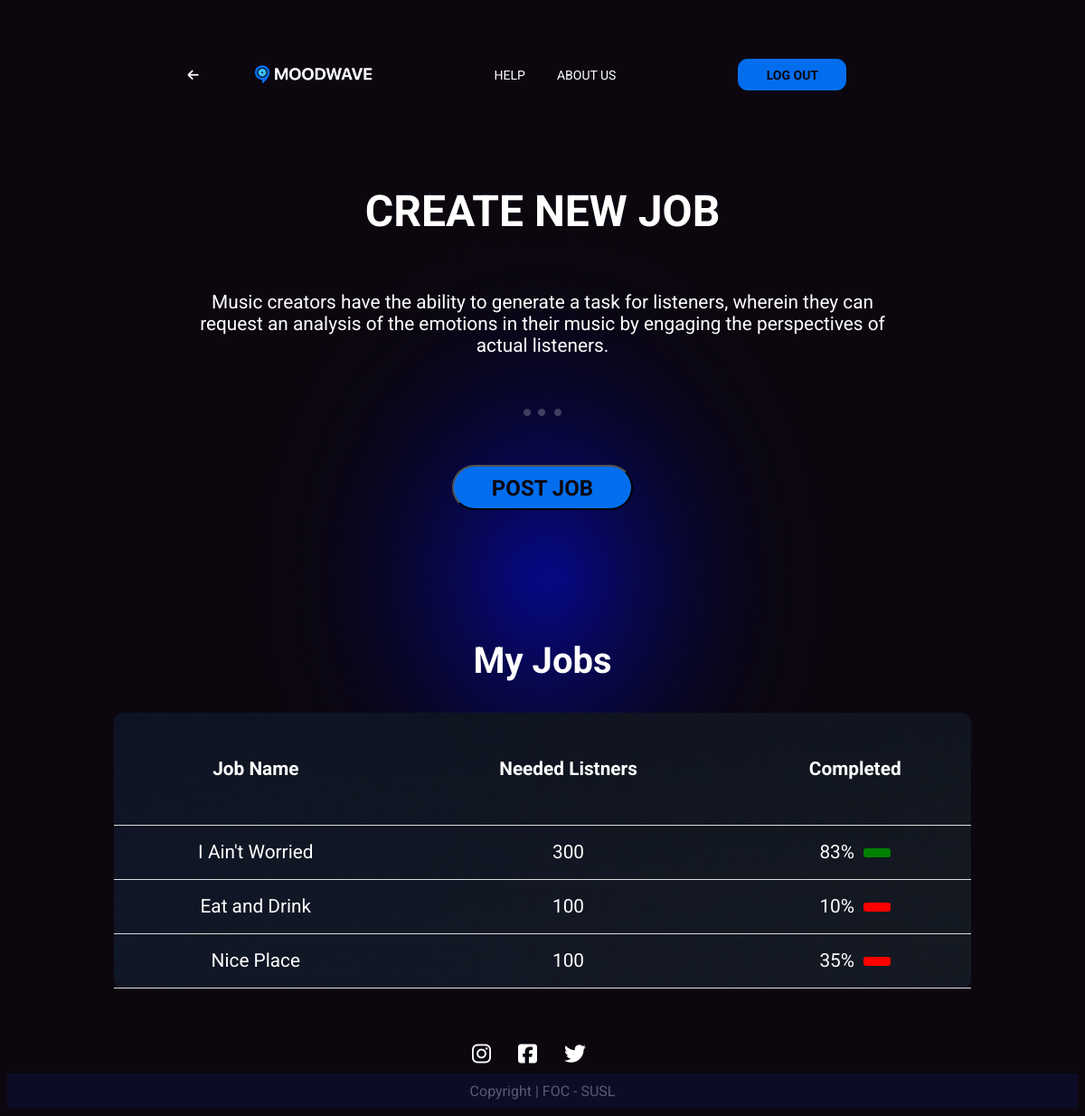
/job_create.php (signed in), run on the app's committed database.
### tables this page shows
CREATE TABLE IF NOT EXISTS `jobs` (
  `job_id` int(6) NOT NULL AUTO_INCREMENT,
  `creater_id` int(6) DEFAULT NULL,
  `song_name` varchar(1000) DEFAULT NULL,
  `song_writter` varchar(1000) DEFAULT NULL,
  `singers` varchar(1000) DEFAULT NULL,
  `music` varchar(1000) DEFAULT NULL,
  `workers_need` int(11) DEFAULT NULL,
  `workers_earn` int(11) DEFAULT NULL,
  `completed` int(11) NOT NULL DEFAULT '0',
  `placed_on` varchar(100) DEFAULT NULL,
  PRIMARY KEY (`job_id`)
);

### job_create.php (the view, shortened to what this page needs)
<?php
@include 'config.php';
$creator_id = $_SESSION['user_id'];
?>
<!DOCTYPE html>
<html lang="en">
<head>
    <link rel="stylesheet" href="css/job_create.css">
</head>
<body>
    <section class="navigation_section">
        <nav class="Navigation_Bar">
          <ul>
            <li><a href="creator_main.php" style="margin-left:-100px;"><i class="fa-solid fa-arrow-left"></i></a></li>
            <li><a href="index.php"><img src="images/Logo.png" alt="MoodWave_logo" /></a></li>
            <li class="features"><a href="Need_Help.php">HELP</a></li>
            <li><a href="About_us.php" class="ABOUT">ABOUT US</a></li>
            <li><form method="POST"><input type="submit" name="logout" class="logout" value="LOG OUT"></form></li>
          </ul>
        </nav>
    </section>
<section class="content">
    <form action="" method="POST" enctype="multipart/form-data">
        <div class="form-group">
                <div class="title">
                    <h1>CREATE NEW JOB</h1>
                </div>
                <div class="desc">
                    <p>Music creators have the ability to generate a task for listeners, wherein they can request an analysis of the emotions in their music by engaging the perspectives of actual listeners.</p>
                </div>
                <div class="dots">
                    <img src="images/dots.png">
                </div>
               <div class="buttons">
                    <input type="submit" name="post_job" value="POST JOB" class="button">
               </div>
        </div>
    </form>
</section>
<section class="my-jobs">
    <h1>My Jobs</h1>
    <table>
        <tr>
            <th>Job Name</th>
            <th>Needed Listners</th>
            <th>Completed</th>
        </tr>
            <?php
            $select_jobs = mysqli_query($conn, "SELECT * FROM `jobs` WHERE creater_id='$creator_id'") or die('query failed');
            if(mysqli_num_rows($select_jobs) > 0){
                while($fetch_jobs = mysqli_fetch_assoc($select_jobs)){
            ?>
            <tr>
                <td> <?php echo $fetch_jobs['song_name']; ?></td>
                <td> <?php echo $fetch_jobs['workers_need']; ?></td>
                <td> <?php
                $complete_no=$fetch_jobs['completed'];
                $works=$fetch_jobs['workers_need'];
                $persontage=$complete_no/$works *100;
                if($persontage>75){
                    echo  '<div class="cbox" style="display:flex;">'.intval($persontage).'% <div style="background-color:green;width:30px;height:10px;border-radius: 3px;margin-top:8px;margin-left:10px"></div></div>';
                }elseif($persontage>45){
                    echo  '<div class="cbox" style="display:flex;">'.intval($persontage).'% <div style="background-color:yellow;width:30px;height:10px;border-radius: 3px;margin-top:8px;margin-left:10px"></div></div>';
                }else{
                    echo  '<div class="cbox" style="display:flex;">'.intval($persontage).'% <div style="background-color:red;width:30px;height:10px;border-radius: 3px;margin-top:8px;margin-left:10px"></div></div>';
                }
                ?></td>
            </tr>
            <?php
                }
            }
            ?>
    </table>
    <div class="footer-images">
        <i class="fa-brands fa-instagram"></i>
        <i class="fa-brands fa-square-facebook"></i>
        <i class="fa-brands fa-twitter"></i>
    </div>
    <div class="box">Copyright | FOC - SUSL</div>
</section>
</body>
</html>

### css/job_create.css (style rules this page uses)
:root { --main-colur:#0C070F; --white:#FFFFFF; --btn-colour:#026EEE; --btn-text:#0C070F; --input-box:#A5EFFF; --next-bar:#183787; }
* { font-family: "Roboto", sans-serif; }
body { background-color: var(--main-colur); background-image: url("../images/gradient.png"); background-repeat: no-repeat; background-position: center; }
.Navigation_Bar { position: relative; top: 0; z-index: 3; display: inline; align-items: center; justify-content: space-between; padding: 40px 30px; border: 1px solid hsla(0, 0%, 100%, 0); border-radius: 34px; transition: all 0.5s ease-in-out; }
.navigation_section { margin-top: 30px; }
.Navigation_Bar img { width: 130px; height: auto; align-items: center; justify-content: center; display: flex; }
.Navigation_Bar ul { list-style-type: none; padding: 0; overflow: hidden; align-items: center; justify-content: center; display: flex; gap: 18px; }
.Navigation_Bar li { float: left; }
.Navigation_Bar .features { padding-left: 117px; padding-right: 17px; }
.Navigation_Bar .ABOUT { padding-right: 117px; }
.Navigation_Bar li a { display: block; color: white; text-align: center; font-size: 14px; text-decoration: none; font-weight: 400; }
.Navigation_Bar li form .logout { width: 120px; height: 35px; border-radius: 11px; background-color: #026eee; color: #0c070f; border: none; text-decoration: none; font-weight: 700; font-size: 14px; }
.content { display: flex; flex-direction: column; align-items: center; }
.content .title { margin: 0; }
.content .title h1 { color: var(--white); font-weight: bold; font-size: 2.5rem; }
.content form .form-group { display: flex; flex-direction: column; align-items: center; margin-top: 30px; }
.content form .form-group .title h1 { font-size: 3rem; font-weight: bold; color: var(--white); }
.content form .form-group .desc { width:800px; text-align: center; }
.content form .form-group .desc p { font-size: 1.3rem; color: var(--white); }
.content form .form-group .dots { margin-top: 30px; }
.content form .form-group .buttons { display: flex; justify-content: center; margin-top: 50px; }
.content form .form-group .buttons .button { width: 200px; height: 50px; padding: 10px; padding-left: 35px; padding-right: 35px; border-radius: 40px; font-size: 1.5rem; background-color: var(--btn-colour); color: var(--btn-text); font-weight: bold; }
.my-jobs { margin-top: 110px; display: flex; flex-direction: column; align-items: center; }
.my-jobs h1 { font-size: 2.5rem; color: var(--white); }
.my-jobs table { font-size: 1.3rem; color: var(--white); width:80%; border-radius: 10px; background-color: black; background-image: url("../images/input-box-r.png"); background-repeat: no-repeat; background-size: cover; background-position: center; border-collapse: collapse; }
.my-jobs table th { padding: 50px 2px 50px ; }
.my-jobs table th, td { border-bottom: 1px solid #ddd; }
.my-jobs table tr { height: 60px; }
.my-jobs table tr td { text-align: center; }
.my-jobs table tr td .cbox { justify-content: center; }
.my-jobs .footer-images { display: flex; justify-content: center; margin-top: 60px; margin-bottom: 10px; }
.my-jobs .footer-images i { margin-right: 30px; color: var(--white); font-size: 1.5rem; }
.my-jobs .box { background-color: #112daa25; color: rgba(240, 248, 255, 0.336); padding-top: 10px; padding-bottom: 10px; width: 100%; text-align: center; }

### data on the page
jobs: song_name "I Ain't Worried", workers_need "300", persontage "83"
jobs: song_name "Eat and Drink", workers_need "100", completed "10"
jobs: song_name "Nice Place", workers_need "100", completed "35"
